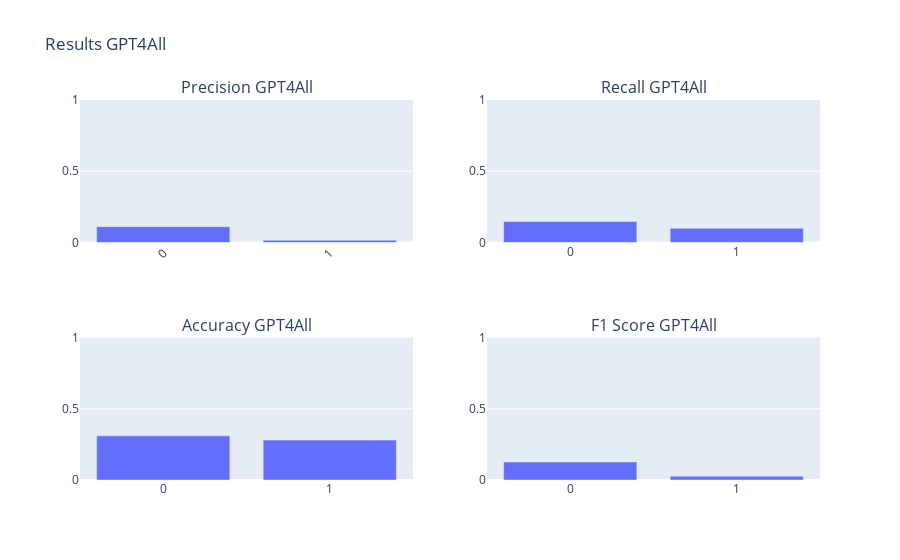

Write notebook code for a chart like this one.
### Markdown cell above
### Other runs

### Code cell
folder = "data/results/gpt4all"
files = get_json_files(folder)

results_cg = calculate_results(files, folder, model_name="GPT4All")
create_chart(results_cg)

### Figure 1 — Plotly figure (JSON) as saved in the notebook; plotly's stock layout.template omitted (floating-point values rounded to 4 significant figures)
{"data": [{"alignmentgroup": "True", "hovertemplate": "Index=%{x}<br>Accuracy=%{y}<extra></extra>", "legendgroup": "", "marker": {"color": "#636efa", "pattern": {"shape": ""}}, "name": "", "offsetgroup": "", "orientation": "v", "showlegend": false, "textposition": "auto", "type": "bar", "x": ["0", "1"], "xaxis": "x3", "y": [0.31, 0.28], "yaxis": "y3"}, {"alignmentgroup": "True", "hovertemplate": "Index=%{x}<br>Precision=%{y}<extra></extra>", "legendgroup": "", "marker": {"color": "#636efa", "pattern": {"shape": ""}}, "name": "", "offsetgroup": "", "orientation": "v", "showlegend": false, "textposition": "auto", "type": "bar", "x": ["0", "1"], "xaxis": "x", "y": [0.1111, 0.01562], "yaxis": "y"}, {"alignmentgroup": "True", "hovertemplate": "Index=%{x}<br>Recall=%{y}<extra></extra>", "legendgroup": "", "marker": {"color": "#636efa", "pattern": {"shape": ""}}, "name": "", "offsetgroup": "", "orientation": "v", "showlegend": false, "textposition": "auto", "type": "bar", "x": ["0", "1"], "xaxis": "x2", "y": [0.1471, 0.1], "yaxis": "y2"}, {"alignmentgroup": "True", "hovertemplate": "Index=%{x}<br>F1 Score=%{y}<extra></extra>", "legendgroup": "", "marker": {"color": "#636efa", "pattern": {"shape": ""}}, "name": "", "offsetgroup": "", "orientation": "v", "showlegend": false, "textposition": "auto", "type": "bar", "x": ["0", "1"], "xaxis": "x4", "y": [0.1266, 0.02703], "yaxis": "y4"}], "layout": {"annotations": [{"font": {"size": 16}, "showarrow": false, "text": "Precision GPT4All", "x": 0.225, "xanchor": "center", "xref": "paper", "y": 1, "yanchor": "bottom", "yref": "paper"}, {"font": {"size": 16}, "showarrow": false, "text": "Recall GPT4All", "x": 0.775, "xanchor": "center", "xref": "paper", "y": 1, "yanchor": "bottom", "yref": "paper"}, {"font": {"size": 16}, "showarrow": false, "text": "Accuracy GPT4All", "x": 0.225, "xanchor": "center", "xref": "paper", "y": 0.375, "yanchor": "bottom", "yref": "paper"}, {"font": {"size": 16}, "showarrow": false, "text": "F1 Score GPT4All", "x": 0.775, "xanchor": "center", "xref": "paper", "y": 0.375, "yanchor": "bottom", "yref": "paper"}], "title": {"text": "Results GPT4All"}, "xaxis": {"anchor": "y", "domain": [0, 0.45], "tickangle": -45}, "xaxis2": {"anchor": "y2", "domain": [0.55, 1]}, "xaxis3": {"anchor": "y3", "domain": [0, 0.45]}, "xaxis4": {"anchor": "y4", "domain": [0.55, 1]}, "yaxis": {"anchor": "x", "domain": [0.625, 1], "range": [0, 1]}, "yaxis2": {"anchor": "x2", "domain": [0.625, 1], "range": [0, 1]}, "yaxis3": {"anchor": "x3", "domain": [0, 0.375], "range": [0, 1]}, "yaxis4": {"anchor": "x4", "domain": [0, 0.375], "range": [0, 1]}}}
